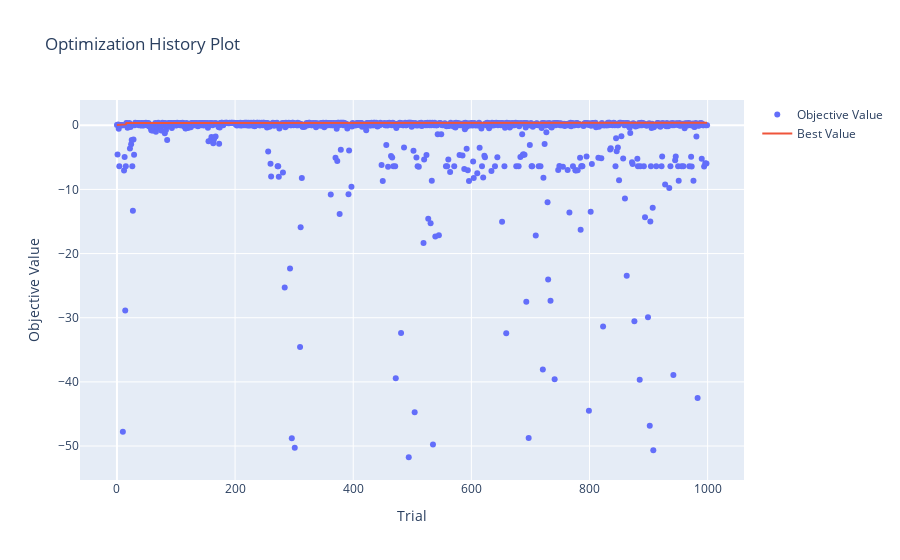

Notebook code cell kept with this figure:
### Code cell
test_utils.display_score(ElasticNet(**study.best_params, random_state=0, max_iter=100000), X_neutral_train, y_neutral_train, X_neutral_test, y_neutral_test)
display(plot_optimization_history(study))

rr = ElasticNet(**study.best_params, random_state=0, max_iter=100000).fit(X_neutral_train, y_neutral_train)
y_neutral_train_pred = rr.predict(X_neutral_train)
y_neutral_test_pred = rr.predict(X_neutral_test)

test_utils.display_graph(rr, X_neutral_train, X_neutral_test, y_neutral_train, y_neutral_test)

### Figure 1 — Plotly figure (JSON) as saved in the notebook; plotly's stock layout.template omitted (floating-point values rounded to 4 significant figures; data arrays with more than 128 entries replaced by an {"elided": "..."} marker saying what was removed)
{"data": [{"mode": "markers", "name": "Objective Value", "x": {"elided": "1000 int values"}, "y": {"elided": "1000 float values"}, "type": "scatter"}, {"name": "Best Value", "x": {"elided": "1000 int values"}, "y": {"elided": "1000 float values"}, "type": "scatter"}], "layout": {"title": {"text": "Optimization History Plot"}, "xaxis": {"title": {"text": "Trial"}}, "yaxis": {"title": {"text": "Objective Value"}}}}
